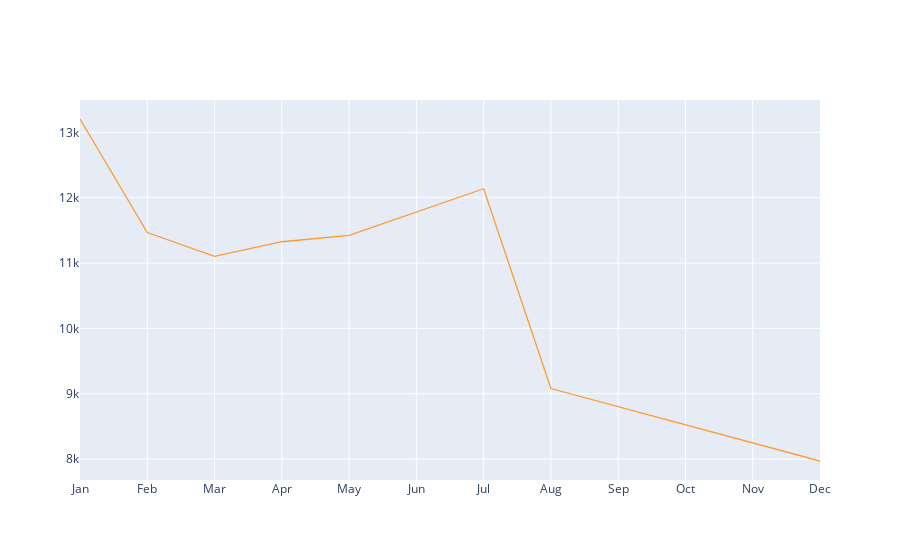

Here is the notebook cell this chart was saved with:
### Code cell
#doing the above plot using plotly and cufflinks

#increase xticks to show all months
layout = {
    'xaxis':{
    
        'tickvals': list(range(1, 13)),
        'ticktext': ['Jan', 'Feb', 'Mar', 'Apr', 'May', 'Jun', 'Jul', 'Aug', 'Sep', 'Oct', 'Nov', 'Dec'],
    }
}
month_counts['lat'].iplot(title='911 Calls by Month',
                          xTitle='Month', yTitle='Count', layout=layout)
#Fit an lmplot on the number of calls per month using plotly and cufflinks
#Not possible to fit a line in plotly

### Figure 1 — Plotly figure (JSON) as saved in the notebook; plotly's stock layout.template omitted (floating-point values rounded to 4 significant figures)
{"data": [{"line": {"color": "rgba(255, 153, 51, 1.0)", "dash": "solid", "shape": "linear", "width": 1.3}, "mode": "lines", "name": "lat", "text": "", "type": "scatter", "x": [1, 2, 3, 4, 5, 6, 7, 8, 12], "y": [13205, 11467, 11101, 11326, 11423, 11786, 12137, 9078, 7969]}], "layout": {"xaxis": {"ticktext": ["Jan", "Feb", "Mar", "Apr", "May", "Jun", "Jul", "Aug", "Sep", "Oct", "Nov", "Dec"], "tickvals": [1, 2, 3, 4, 5, 6, 7, 8, 9, 10, 11, 12]}}}
